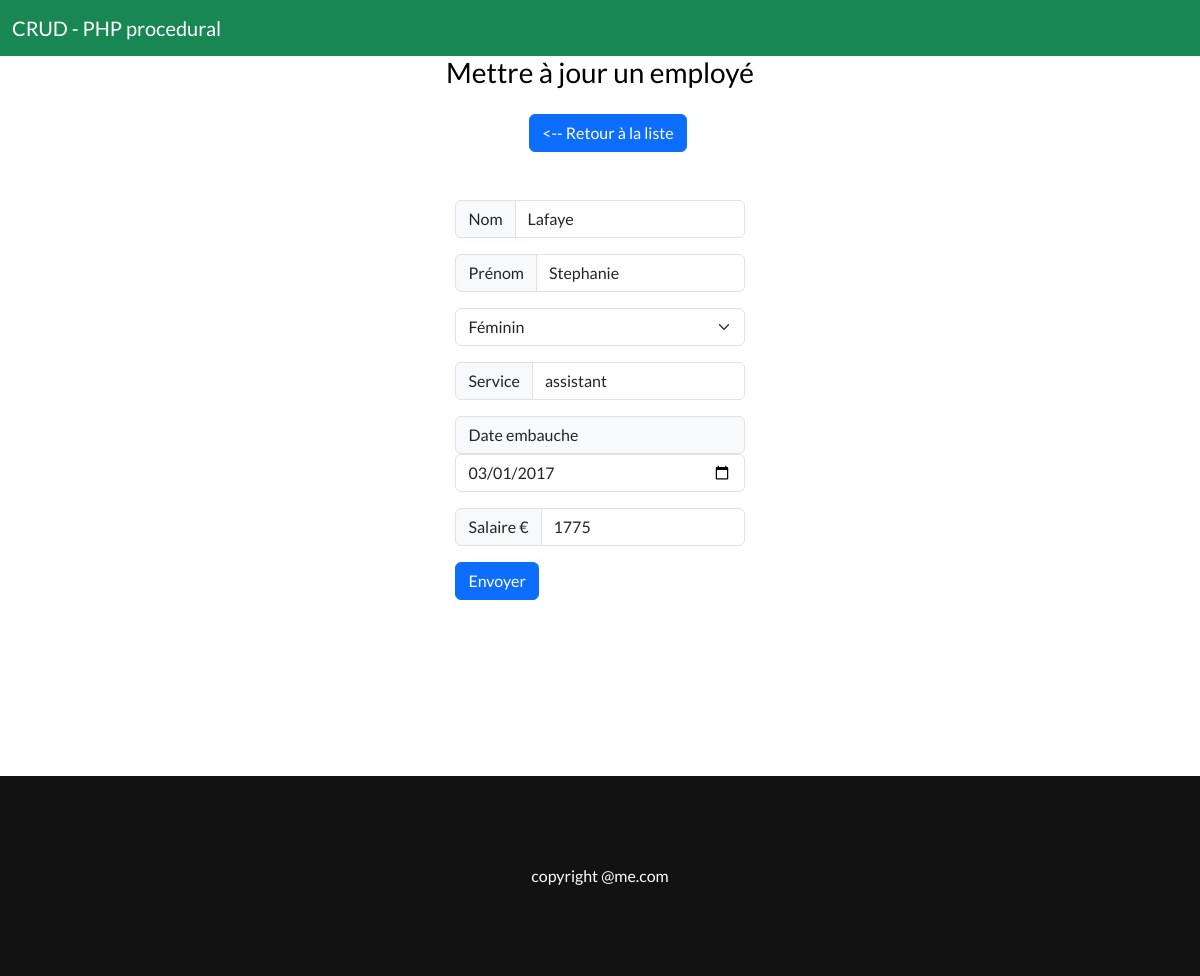
Screenshot of /update.php?id=990 with the database file from the repository.
### tables this page shows
CREATE TABLE IF NOT EXISTS employes (

  id_employes INT(11) NOT NULL AUTO_INCREMENT,

  prenom VARCHAR(20) NOT NULL,

  nom VARCHAR(20) NOT NULL,

  sexe ENUM('m','f') NOT NULL,

  service VARCHAR(30) NOT NULL,

  date_embauche DATE NOT NULL,

  salaire INT(11) UNSIGNED NOT NULL,

  PRIMARY KEY (id_employes)

);

### update.php (the view, shortened to what this page needs)
<?php
include_once("./includes/init.inc.php");
$idEmploye = (int)$_GET['id'];
$stmt = $pdo->prepare("
    SELECT * FROM employes WHERE id_employes=:id;
");
$stmt->bindParam(":id", $idEmploye, PDO::PARAM_INT);
try {
    $stmt->execute();
} catch(PDOException $e) {
    if($env === 'dev'){
        $errors[] = $e->getMessage();
    } else {
        $errors[] = "Une erreur inattendue est survenue";
    }
}
$employe = $stmt->fetch();
$tabGenre = [
    'm' => 'Masculin',
    'f' => 'Féminin',
];
$formValue = $employe;
include_once("./includes/header.php");
?>
<div class="container-col">
    <div class="container-struct form-container">
        <h3>Mettre à jour un employé</h3>
        <a href="<?= HTTP_SITE_URL . '/?page=' . $_SESSION['currentPage'] ?>">
        <button type="button" class="btn btn-primary mt-3 ms-3 mb-5"> <-- Retour à la liste</button>
        </a>
        <form method="post" id="updateForm">
            <div class="input-group mb-3">
                <span class="input-group-text" id="nom">Nom</span>
                <input type="text" class="form-control <?= isset($errors['nom']) ? 'red-border' : '' ?>" aria-label="nom" aria-describedby="nom" name="nom" value="<?= $formValue['nom'] ?>" required>
            </div>
            <div class="input-group mb-3">
                <span class="input-group-text" id="prenom">Prénom</span>
                <input type="text" class="form-control <?= isset($errors['prenom']) ? 'red-border' : '' ?>" aria-label="prenom" aria-describedby="prenom" name="prenom" value="<?= $formValue['prenom'] ?>"  required>
            </div>
            <select class="form-select mb-3 <?= isset($errors['sexe']) ? 'red-border' : '' ?>" aria-label="choix" name="sexe" value="<?= $formValue['sexe'] ?>" required>
                <?php foreach($tabGenre as $k => $v): ?>
                <option value="<?= $k ?>" <?= $formValue['sexe'] === $k ? 'SELECTED' : '' ?>><?= $v ?></option>
                <?php endforeach ?>
            </select>
            <div class="input-group mb-3">
                <span class="input-group-text" id="service">Service</span>
                <input type="text" class="form-control <?= isset($errors['service']) ? 'red-border' : '' ?>" aria-label="service" aria-describedby="service" name="service" value="<?= $formValue['service'] ?>"  required>
            </div>
            <div class="form-group mb-3">
                <span class="input-group-text" id="date">Date embauche</span>
                <input type="date" class="form-control <?= isset($errors['date_embauche']) ? 'red-border' : '' ?>" id="date" name="date_embauche" value="<?= $formValue['date_embauche'] ?>" required>
            </div>
            <div class="input-group mb-3">
                <span class="input-group-text" id="salaire">Salaire €</span>
                <input type="text" class="form-control <?= isset($errors['salaire']) ? 'red-border' : '' ?>" aria-label="salaire" aria-describedby="salaire" name="salaire" value="<?= $formValue['salaire'] ?>" required>
            </div>
            <button type="submit" class="btn btn-primary" name="updateEmployeeSubmitBtn">Envoyer</button>
        </form>
    </div>
</div>
<?php
include_once("./includes/footer.php");
?>

### assets/css/components/global.css (style rules this page uses)
:root { --texte-principal: #000; --texte-secondaire: #c1c1c1; --texte-menu: #fff; --lien-principal: #000; --lien-secondaire: #1a1c23; --body-background: #fff; --footer-background: ##121212; --light-gray-bkg: #f1f1f1; --main-bkg: #fff; --button-color: #ffb85f; --content-width: 1400px; --border-mockup: 0; }
* { margin:0; padding:0; box-sizing: border-box; outline: none; }
html, body { height: 100%; min-height: 100vh; scroll-behavior: smooth; }
body { font-family: Lato, sans-serif; font-size: 100%; background: var(--body-background); color: var(--texte-principal); }
.container-struct { width: var(--content-width); max-width: 100%; border: var(--border-mockup); margin: 0 auto; display: flex; flex-direction: column; justify-content: center; align-items: center; }
.container-col { width: 100%; border: var(--border-mockup); display: flex; flex-direction: column; justify-content: center; align-items: center; }

### assets/css/components/create-form.css (style rules this page uses)
.form-container { width: 500px; max-width: 100%; }

### assets/css/components/footer.css (style rules this page uses)
:root { --footer-background: #121212; --footer-color: #fff; }

### rows the page displays
employes: nom "Lafaye", prenom "Stephanie", sexe "Féminin", service "assistant", date_embauche "03/01/2017", salaire "1775"
